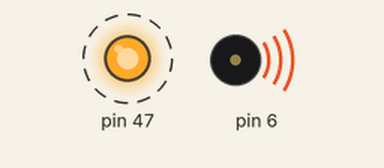
A sketch run on a simulated Arduino Mega 2560, built with avr-gcc and run on an emulated ATmega2560. Parts: output pins drawn as LEDs (lit = HIGH), buzzer (waves = sounding). Dashed ring = blinking. Pins used as bus, display or sensor lines are not drawn.

Above: at 1.9 s.
At 5.8 s:
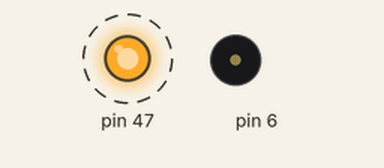
Timing chart, 0 to 12.0 s (numbered marks = the images above):
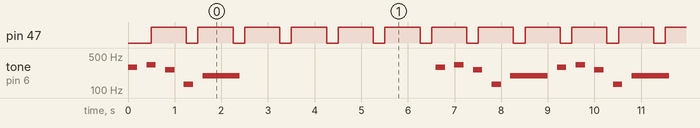

The sketch:

demo2.ino
```cpp
// (licence header left out)
#include "SRRI.h"

int reset1 = 0;
int reset2 = 0;

void (* taskArr[NTASKS]) ();
volatile int sFlag = PENDING;
volatile int currTask;
volatile int sleepArr[NTASKS];
volatile int stateArr[NTASKS];
volatile long timeArr[NTASKS];

/// Initializes all necessary i/o parts
void setup() {
  // get all our outputs set up
  interruptSetup();
  speakerSetup();
  ledSetup();

  // populate task array
  for (int i = 0; i < NTASKS; i++) {
    taskArr[i] = NULL;
    timeArr[i] = 0;
    stateArr[i] = READY;
    sleepArr[i] = 0;
  }
  taskArr[0] = task1;
  taskArr[1] = task2;
  taskArr[NTASKS-2] = schedule_sync;
  Serial.begin(9600);
}

/// Scheduler loop
void loop() {
  for (int i = 0; i < NTASKS; i++) {
    if (taskArr[i] != NULL && stateArr[i] == READY) {
      // start up this task
      stateArr[i] = RUNNING;
      currTask = i;
      (*taskArr[i])();


      // tear down
      if (stateArr[i] == RUNNING) stateArr[i] = READY;
    }
  }
}

/// Timer 3 Interrupt, sets sFlag
ISR(TIMER3_COMPA_vect) {
  sFlag = DONE;
}

void sleep_474(long t) {
  // sleep array @ [function index], set value to t
  sleepArr[currTask] = t;
  // state array @ [function index], set state to SLEEPING
  stateArr[currTask] = SLEEPING;
  return;
}

void schedule_sync() {
  while (sFlag == PENDING) {
    3 + 5;
  }
  for (int i = 0; i < NTASKS; i++) {
    // update remaining sleep time
    if (stateArr[i] == SLEEPING) {
      sleepArr[i] -= 2;
      // wake up any sleeping tasks
      if (sleepArr[i] < 2) {
        // reset to t = 0 in sleep array (not sure if needed)
        sleepArr[i] = 0;
        // change corresponding state from SLEEPING to READY
        stateArr[i] = READY;
      }
    }

    timeArr[i] += 2;
  }

  // reset sFlag
  sFlag = PENDING;
  return;
}

// sets the OCR4A to make the clock cycle frequency
// the same as the input freq
void setOC4AFreq(uint32_t freq) {
  PRESCALER = freq == 0 ? 0 : 16000000 / (2 * freq);
  TIMER_COUNTER = 0;
}

void task1() {
  // reset everything given a reset signal
  if (reset1) {
    LED_PORT |= BIT2;
    timeArr[currTask] = 0;
    reset1 = 0;
    return;
  }

  // flash led on pin 47 for FLASH_DURATION
  if (timeArr[currTask] < (1 * FLASH_DURATION) + 1) {
    LED_PORT &= ~BIT2;
    sleep_474(250);
    return;
  }

  if (timeArr[currTask] < (2 * FLASH_DURATION) + 1) {
    LED_PORT |= BIT2;
    sleep_474(750);
    return;
  }

  if (timeArr[currTask] >= 1000) {
    timeArr[currTask]= 0;
  }

  return;
}

void task2() {
  if (reset2) {
    setOC4AFreq(0);
    timeArr[currTask] = 0;
    reset2 = 0;
    return;
  }

  // play tone
  for (int i = 0; i < NFREQ; i++) {
    if ( timeArr[currTask] >= ((unsigned long) i * PLAY_DURATION) &&
      timeArr[currTask] < (((unsigned long) i + 1) * PLAY_DURATION) ) {
      setOC4AFreq(melody[i]);
      sleep_474(PLAY_DURATION);
      return;
    }
  }

  // stop playing for 4 seconds
  if (timeArr[currTask] < PICKUP_TIME) {
    setOC4AFreq(0);
    sleep_474(PAUSE_DURATION);
    return;
  }

  // start playing after 4 seconds
  for (int i = 0; i < NFREQ; i++) {
    if (timeArr[currTask] >= (PICKUP_TIME + ((unsigned long) i) * PLAY_DURATION) &&
        timeArr[currTask] < (PICKUP_TIME + ((unsigned long) i + 1) * PLAY_DURATION)) {
      setOC4AFreq(melody[i]);
      sleep_474(PLAY_DURATION);
      return;
    }
  }

  // reset
  if (timeArr[currTask] >= (PICKUP_TIME + (unsigned long) NFREQ * PLAY_DURATION)) {
    timeArr[currTask] = 0;
  }
}

void interruptSetup() {
  // reset settings
  TCCR3A = 0;
  TCCR3B = 0;

  // set timer to work in CTC mode
  TCCR3A |= (0 << WGM31) | (0 << WGM30);
  TCCR3B |= (0 << WGM33) | (1 << WGM32);
  TCCR3A |= (0 << COM3A1) | (1 << COM3A0);

  // enable interrupt on counter A
  TIMSK3 |= (1 << OCIE3A);

  // set frequency of timer
  TCCR3B |= (0 << CS32) | (0 << CS31) | (1 << CS30);
  // TCCR3B |= (1 << CS32) | (0 << CS31) | (1 << CS30); // 1024
  // OCR3A =  7812; // should make around 1 hz
  OCR3A = 32000;
  TCNT3H = 0;

  // enable interrupts
  SREG |= (1<<7);
}

void speakerSetup() {
  // clear timer settings
  TIMER_REG_A = 0;
  TIMER_REG_B = 0;
  // set our timer to work in CTC mode
  TIMER_REG_A |= (0 << WGM41) | (0 << WGM40);
  TIMER_REG_B |= (0 << WGM43) | (1 << WGM42);

  // set timer to work in toggle mode
  TIMER_REG_A |= (0 << COM4A1) | (1 << COM4A0);

  // disable interrupts on the timer
  TIMSK4 = 0;

  // set the prescaler of the timer,
  // which follows the formula:
  //
  //  f_out = f_i/o / 2 * N * (PRESCALER + 1)
  //
  // because f_i/o = 16Mhz, we'll just set N = 1
  TIMER_REG_B |= (0 << CS42) | (0 << CS41) | (1 << CS40);
  PRESCALER = 0;
  TIMER_COUNTER = 0;

  // OC4A is tied to pin 6, which is controlled by PH3
  // set pin 6 as an output pin
  SPEAKER_DDR |= BIT3;
}

void ledSetup() {
  // set output pins for task1
  LED_DDR |= BIT2;
}
```

SRRI.h
```cpp
// (licence header left out)
#define BIT0 1<<0
#define BIT1 1<<1
#define BIT2 1<<2
#define BIT3 1<<3

#define TIMER_REG_A TCCR4A
#define TIMER_REG_B TCCR4B
#define TIMER_COUNTER TCNT4H
#define PRESCALER OCR4A
#define LED_DDR DDRL
#define LED_PORT PORTL
#define SPEAKER_DDR DDRH
#define SPEAKER_PORT PORTH

#define FLASH_DURATION 250
#define NFLASH 3
#define PLAY_DURATION 200
#define ADURATION 2000
#define CDURATION 10000
#define PAUSE_DURATION 4000
#define PICKUP_TIME (NFREQ * PLAY_DURATION) + PAUSE_DURATION

#define note_c3 130
#define note_c4 261
#define note_d4 293
#define note_e4 329
#define note_g3 196
#define note_R 0

#define NFREQ 13
int melody[] = { note_d4, note_R, note_e4, note_R, note_c4, note_R, note_c3,
                 note_R, note_g3, note_g3, note_g3, note_g3, note_R };

#define NTASKS 10

// possible states for our tasks to be in
enum state {READY, RUNNING, SLEEPING};

enum flagState {PENDING, DONE};

/**
 * @brief Puts currently running function to sleep for t ms
 * @authors Sunny Hu, Peter Gunarso
 * @param t Number of ms for task to sleep for
 */
void sleep_474(long t);

/**
 * @brief Manages sleep time and clocks each task sees. If a task cannot sleep for any longer, wakes up the task.
 * @authors Sunny Hu, Peter Gunarso
 */
void schedule_sync();

/**
 * @brief Sets the frequency of OC4A to match a given frequency freq
 * @authors Sunny Hu, Peter Gunarso
 * @param freq Desired frequency to set OC4A
 */
void setOC4AFreq(uint32_t freq);

/**
 * @brief Manages task 1 behavior, falshes an LED on and off
 * @authors Sunny Hu, Peter Guanrso
 */
void task1();

/**
 * @brief Manages task 2 behavior, plays the theme from "Close Encounters of the Third Kind" once, pauses for 4 seconds, and plays again.
 * @authors Sunny Hu, Peter Gunarso
 */
void task2();

/**
 * @brief Sets up interrupts to run on timer 3 A, at a frequency of 500hz
 * @authors Sunny Hu, Peter Gunarso
 */
void interruptSetup();

/**
 * @brief Sets up timer and ports needed to drive a speaker using OC4A
 * @author Sunny Hu
 */
void speakerSetup();

/**
 * @brief Sets up the LED used for this lab
 * @authors Sunny Hu, Peter Gunarso
 */
void ledSetup();
```

Measured:
- by itself, pin 47: alternates HIGH for 0.75 s and LOW for 0.25 s
